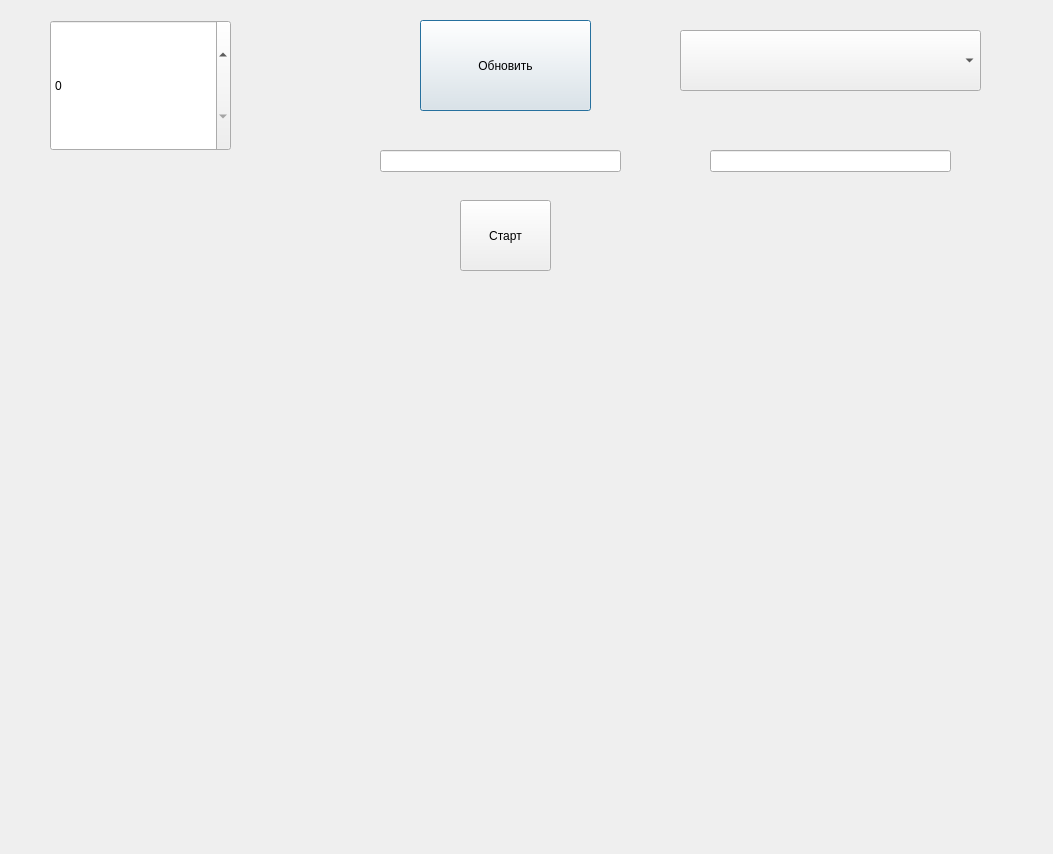
<?xml version="1.0" encoding="UTF-8"?>
<ui version="4.0">
 <class>Dialog</class>
 <widget class="QDialog" name="Dialog">
  <property name="geometry">
   <rect>
    <x>0</x>
    <y>0</y>
    <width>1053</width>
    <height>854</height>
   </rect>
  </property>
  <property name="windowTitle">
   <string>Dialog</string>
  </property>
  <widget class="QPushButton" name="updateButton">
   <property name="geometry">
    <rect>
     <x>420</x>
     <y>20</y>
     <width>171</width>
     <height>91</height>
    </rect>
   </property>
   <property name="text">
    <string>Обновить</string>
   </property>
  </widget>
  <widget class="QComboBox" name="resourcesBox">
   <property name="geometry">
    <rect>
     <x>680</x>
     <y>30</y>
     <width>301</width>
     <height>61</height>
    </rect>
   </property>
  </widget>
  <widget class="QSpinBox" name="currentBox">
   <property name="geometry">
    <rect>
     <x>50</x>
     <y>20</y>
     <width>181</width>
     <height>131</height>
    </rect>
   </property>
  </widget>
  <widget class="QLineEdit" name="minVoltage">
   <property name="geometry">
    <rect>
     <x>380</x>
     <y>150</y>
     <width>241</width>
     <height>22</height>
    </rect>
   </property>
  </widget>
  <widget class="QLineEdit" name="maxVoltage">
   <property name="geometry">
    <rect>
     <x>710</x>
     <y>150</y>
     <width>241</width>
     <height>22</height>
    </rect>
   </property>
  </widget>
  <widget class="QPushButton" name="startButton">
   <property name="geometry">
    <rect>
     <x>460</x>
     <y>200</y>
     <width>91</width>
     <height>71</height>
    </rect>
   </property>
   <property name="text">
    <string>Старт</string>
   </property>
  </widget>
  <widget class="QWidget" name="graph" native="true">
   <property name="geometry">
    <rect>
     <x>250</x>
     <y>290</y>
     <width>541</width>
     <height>531</height>
    </rect>
   </property>
  </widget>
 </widget>
 <resources/>
 <connections/>
</ui>
